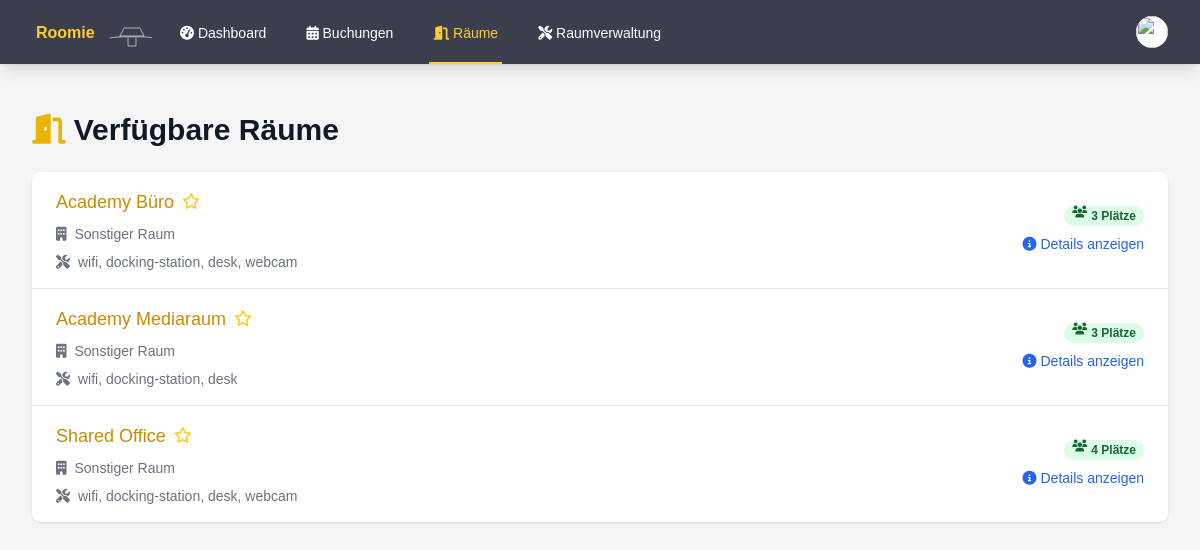
Page /rooms.php (signed in) on the committed database.
### tables this page shows
CREATE TABLE rooms (
        id INTEGER PRIMARY KEY AUTOINCREMENT,
        name TEXT NOT NULL,
        number TEXT,
        type TEXT NOT NULL,
        capacity INTEGER DEFAULT 0,
        is_favorite INTEGER DEFAULT 0,
        equipment TEXT,
        grid_position INTEGER
    );

### auth.php (called while the page is built, shortened)
<?php
function isAdmin() {
    return isset($_SESSION['is_admin']) && $_SESSION['is_admin'] == 1;
}

### rooms.php (the view, shortened to what this page needs)
<?php
require_once 'auth.php';
$current_page = basename($_SERVER['PHP_SELF']);
try {
    $db = getDatabaseConnection();
    $stmt = $db->query('SELECT r.id, r.name, r.type, r.capacity, r.equipment, r.is_favorite
                        FROM rooms r
                        ORDER BY r.is_favorite DESC, r.name');
    $rooms = $stmt->fetchAll(PDO::FETCH_ASSOC);
} catch (PDOException $e) {
    $error = "Datenbankfehler: " . $e->getMessage();
}
function getRoomTypeName($type)
{
    switch ($type) {
        default:
            return 'Sonstiger Raum';
    }
}
?>
<!DOCTYPE html>
<html lang="de">
<head>
    <script src="https://cdn.tailwindcss.com"></script>
    <link rel="stylesheet" href="https://cdnjs.cloudflare.com/ajax/libs/font-awesome/6.4.0/css/all.min.css">
    <link rel="stylesheet" href="styles.css">
</head>
<body class="bg-custom-background">
    <nav class="bg-custom-nav shadow-lg" x-data="{ open: false }">
        <div class="max-w-7xl mx-auto px-4 sm:px-6 lg:px-8">
            <div class="flex justify-between h-16">
                <div class="flex">
                    <div class="flex-shrink-0 flex items-center">
                        <a href="index.php">
                            <img class="h-8 w-auto" src="test.svg" alt="Roomie Logo">
                        </a>
                    </div>
                    <div class="hidden sm:ml-6 sm:flex sm:space-x-8">
                        <a href="index.php" class="inline-flex items-center px-1 pt-1 border-b-2 text-sm font-medium <?php echo $current_page == 'index.php' ? 'active' : 'inactive'; ?>">
                            <i class="fas fa-tachometer-alt"></i>&nbsp;Dashboard
                        </a>
                        <a href="bookings.php" class="inline-flex items-center px-1 pt-1 border-b-2 text-sm font-medium <?php echo $current_page == 'bookings.php' ? 'active' : 'inactive'; ?>">
                            <i class="fas fa-calendar-alt"></i>&nbsp;Buchungen
                        </a>
                        <a href="rooms.php" class="inline-flex items-center px-1 pt-1 border-b-2 text-sm font-medium <?php echo $current_page == 'rooms.php' ? 'active' : 'inactive'; ?>">
                            <i class="fas fa-door-open"></i>&nbsp;Räume
                        </a>
                        <?php if (isAdmin()) : ?>
                            <a href="admin_rooms.php" class="inline-flex items-center px-1 pt-1 border-b-2 text-sm font-medium <?php echo $current_page == 'admin_rooms.php' ? 'active' : 'inactive'; ?>">
                                <i class="fas fa-tools"></i>&nbsp;Raumverwaltung
                            </a>
                        <?php endif; ?>
                    </div>
                </div>
                <div class="hidden sm:ml-6 sm:flex sm:items-center">
                    <div class="ml-3 relative" x-data="{ open: false }">
                        <div>
                            <button @click="open = !open" class="bg-white rounded-full flex text-sm focus:outline-none focus:ring-2 focus:ring-offset-2 focus:ring-yellow-500" id="user-menu" aria-haspopup="true" x-bind:aria-expanded="open">
                                <img class="h-8 w-8 rounded-full" src="<?php echo !empty($user['profile_image']) ? 'uploads/' . htmlspecialchars($user['profile_image']) : 'https://images.unsplash.com/photo-1472099645785-5658abf4ff4e?ixlib=rb-1.2.1&ixid=eyJhcHBfaWQiOjEyMDd9&auto=format&fit=facearea&facepad=2&w=256&h=256&q=80'; ?>" alt="">
                            </button>
                        </div>
                    </div>
                </div>
            </div>
        </div>
    </nav>
    <div class="max-w-7xl mx-auto py-6 sm:px-6 lg:px-8">
        <div class="px-4 py-6 sm:px-0">
            <h1 class="text-3xl font-bold text-gray-900 mb-6">
                <i class="fas fa-door-open text-yellow-500 mr-2"></i>Verfügbare Räume
            </h1>
            <div class="bg-white shadow overflow-hidden sm:rounded-lg">
                <ul class="divide-y divide-gray-200">
                    <?php foreach ($rooms as $room) : ?>
                        <li class="hover:bg-gray-50 transition duration-150 ease-in-out">
                            <div class="px-4 py-4 sm:px-6 flex justify-between items-center">
                                <div class="flex-1 min-w-0">
                                    <div class="flex items-center">
                                        <a href="room_details.php?id=<?php echo $room['id']; ?>" class="text-lg font-medium text-yellow-600 truncate hover:underline">
                                            <?php echo htmlspecialchars($room['name']); ?>
                                        </a>
                                        <form method="POST" action="rooms.php" class="ml-2">
                                            <button type="submit" class="focus:outline-none">
                                                <i class="<?php echo $room['is_favorite'] ? 'fas' : 'far'; ?> fa-star text-yellow-400 hover:text-yellow-500 transition duration-150 ease-in-out"></i>
                                            </button>
                                        </form>
                                    </div>
                                    <div class="mt-2 flex items-center text-sm text-gray-500">
                                        <i class="fas fa-building mr-2"></i>
                                        <?php echo htmlspecialchars(getRoomTypeName($room['type'])); ?>
                                    </div>
                                    <div class="mt-2 flex items-center text-sm text-gray-500">
                                        <i class="fas fa-tools mr-2"></i>
                                        <?php echo htmlspecialchars(implode(', ', json_decode($room['equipment'], true) ?? [])); ?>
                                    </div>
                                </div>
                                <div class="ml-4 flex-shrink-0 flex flex-col items-end">
                                    <span class="px-2 inline-flex text-xs leading-5 font-semibold rounded-full bg-green-100 text-green-800">
                                        <i class="fas fa-users mr-1"></i><?php echo $room['capacity']; ?> Plätze
                                    </span>
                                    <a href="room_details.php?id=<?php echo $room['id']; ?>" class="mt-2 text-blue-600 hover:text-blue-800 text-sm font-medium">
                                        <i class="fas fa-info-circle mr-1"></i>Details anzeigen
                                    </a>
                                </div>
                            </div>
                        </li>
                    <?php endforeach; ?>
                </ul>
            </div>
        </div>
    </div>
</body>
</html>

### styles.css (style rules this page uses)
.active { color: #ffcc33 !important; border-color: #ffcc33 !important; }
.inactive { color: #fff !important; border-color: transparent !important; }
body { font-family: 'Source Sans 3', sans-serif; }
.bg-custom-nav { background-color: #3b3e4d; }
.bg-custom-background { background-color: #f5f5f5; }

### rows in the picture
rooms: name "Academy Büro", is_favorite 0 (drawn), type "Sonstiger Raum", equipment "wifi, docking-station, desk, webcam", capacity "3"
rooms: name "Academy Mediaraum", is_favorite 0 (drawn), type "Sonstiger Raum", equipment "wifi, docking-station, desk", capacity "3"
rooms: name "Shared Office", is_favorite 0 (drawn), type "Sonstiger Raum", equipment "wifi, docking-station, desk, webcam", capacity "4"
